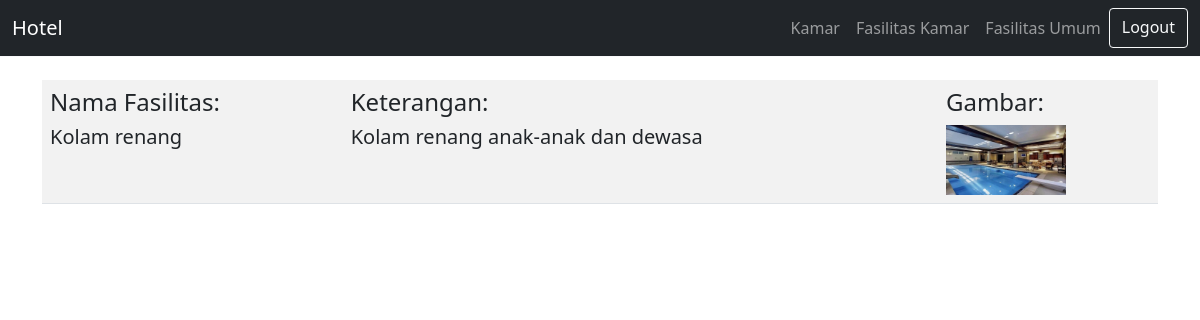
The page /admin/detail_fasilitas_umum.php?id=13 on the database its author committed.
### tables this page shows
CREATE TABLE `fasilitas_umum` (
  `id` int(11) NOT NULL,
  `nama_fasilitas` varchar(50) NOT NULL,
  `keterangan` text NOT NULL,
  `gambar` varchar(100) NOT NULL
);

### admin/detail_fasilitas_umum.php (the view, shortened to what this page needs)
<?php
$conn = mysqli_connect("localhost", "root", "", "hotel-hebat");
$id_fasilitas_umum = $_GET["id"];
$DetailFasilitasUmum = mysqli_query($conn, "SELECT * FROM fasilitas_umum WHERE id = $id_fasilitas_umum");
$ResultDetailFasilitasUmum = mysqli_fetch_assoc($DetailFasilitasUmum);
?>
<!DOCTYPE html>
<html lang="en">
<head>
  <link rel="stylesheet" href="../vendor/bootstrap.min.css">
  <link rel="stylesheet" href="../vendor/dataTables.bootstrap5.min.css">
</head>
<body style="margin-top: 80px;">
  <?php
  include './navbar.php'
  ?>
  <div class="container">
    <table class="table table-striped" style="width:100%">
      <tbody>
        <tr>
          <td>
            <h4>Nama Fasilitas: </h4>
            <h5><?= $ResultDetailFasilitasUmum['nama_fasilitas']; ?></h5>
          </td>
          <td>
            <h4>Keterangan: </h4>
            <h5><?= $ResultDetailFasilitasUmum['keterangan']; ?></h5>
          </td>
          <td>
            <h4>Gambar: </h4>
            <img src="../vendor/img/fasilitas_umum/<?= $ResultDetailFasilitasUmum['gambar']; ?>" alt="gambar" style="width: 120px; height: 70px;">
          </td>
        </tr>
      </tbody>
    </table>
  </div>
</body>
</html>

### rows shown on the page
fasilitas_umum: nama_fasilitas "Kolam renang", keterangan "Kolam renang anak-anak dan dewasa", gambar (picture)
